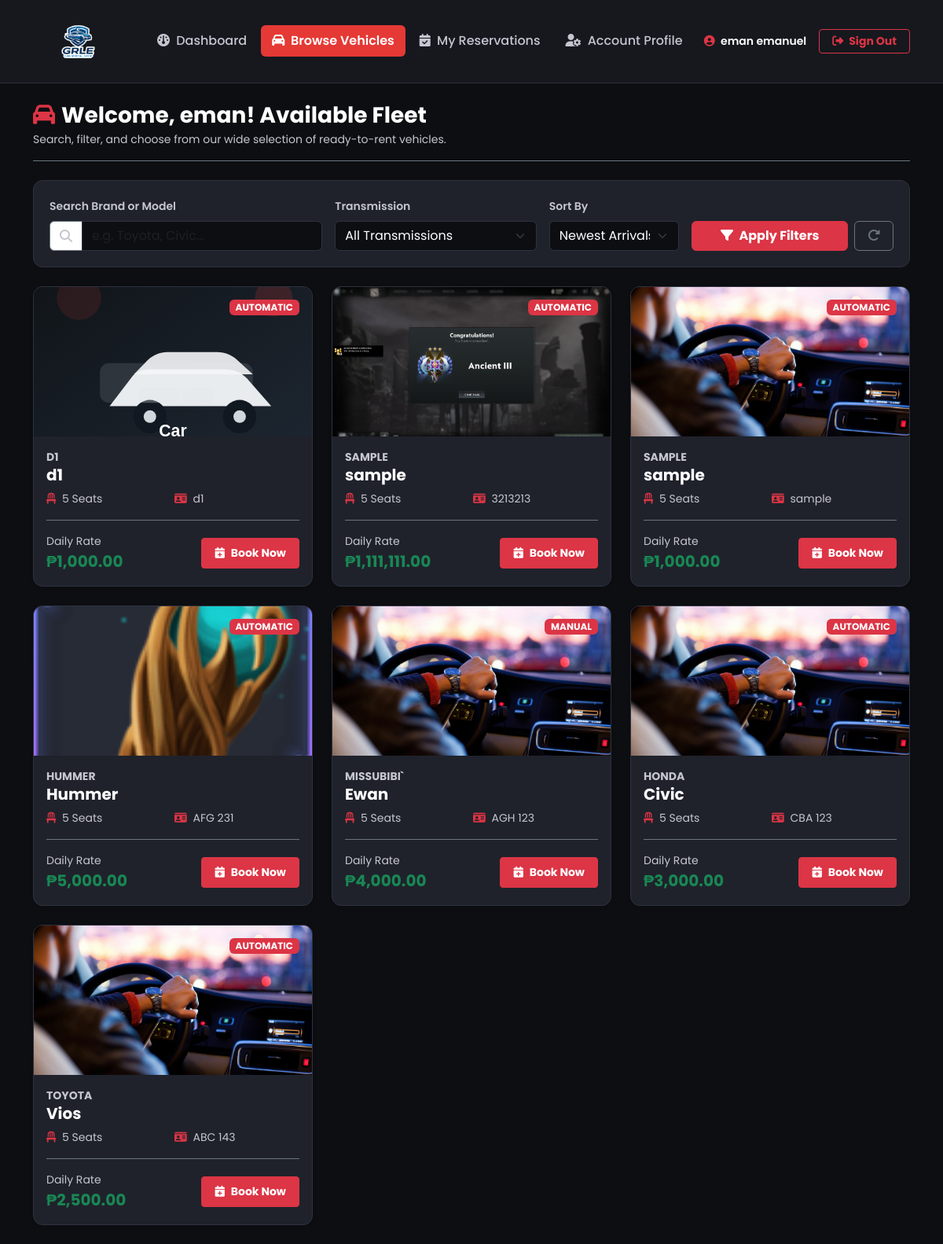
The page /customer/browse_vehicles.php (signed in) on the database its author committed.
### tables this page shows
CREATE TABLE `users` (
  `user_id` int(11) NOT NULL,
  `role` enum('admin','driver','customer') NOT NULL DEFAULT 'customer',
  `first_name` varchar(50) NOT NULL,
  `last_name` varchar(50) NOT NULL,
  `email` varchar(100) NOT NULL,
  `password_hash` varchar(255) NOT NULL,
  `phone` varchar(20) NOT NULL,
  `status` enum('pending','active','inactive','banned') NOT NULL DEFAULT 'pending',
  `created_at` timestamp NOT NULL DEFAULT current_timestamp(),
  `updated_at` timestamp NOT NULL DEFAULT current_timestamp() ON UPDATE current_timestamp()
);

CREATE TABLE `vehicles` (
  `vehicle_id` int(11) NOT NULL,
  `brand` varchar(50) NOT NULL,
  `model_name` varchar(50) NOT NULL,
  `year` int(11) NOT NULL,
  `plate_number` varchar(20) NOT NULL,
  `category` enum('sedan','suv','van','luxury','truck') NOT NULL DEFAULT 'sedan',
  `capacity` int(11) NOT NULL DEFAULT 5,
  `transmission` varchar(20) NOT NULL DEFAULT 'Automatic',
  `daily_rate` decimal(10,2) NOT NULL,
  `status` enum('available','booked','maintenance','out_of_service') NOT NULL DEFAULT 'available',
  `current_mileage` int(11) NOT NULL DEFAULT 0,
  `image_url` varchar(255) DEFAULT NULL,
  `created_at` timestamp NOT NULL DEFAULT current_timestamp()
);

### customer/browse_vehicles.php (the view, shortened to what this page needs)
<?php
require_once '../db.php';
$user_id = $_SESSION['user_id'];
$customer = [];
try {
    $stmt_cust = $pdo->prepare("SELECT first_name, last_name FROM users WHERE user_id = :user_id");
    $stmt_cust->execute([':user_id' => $user_id]);
    $customer = $stmt_cust->fetch(PDO::FETCH_ASSOC) ?: [];
} catch (PDOException $e) {
    $customer = [];
}
$search       = trim($_GET['search'] ?? '');
$sort         = trim($_GET['sort'] ?? 'newest');
$where_clauses = ["status = 'available'"];
$params = [];
$sql = "SELECT * FROM vehicles";
if (!empty($where_clauses)) {
    $sql .= " WHERE " . implode(' AND ', $where_clauses);
}
switch ($sort) {
    case 'newest':
    default:
        $sql .= " ORDER BY vehicle_id DESC";
        break;
}
try {
    $stmt = $pdo->prepare($sql);
    $stmt->execute($params);
    $vehicles = $stmt->fetchAll(PDO::FETCH_ASSOC);
} catch (PDOException $e) {
    die("Database Error: " . $e->getMessage());
}
?>
<!DOCTYPE html>
<html lang="en">
<head>
    <link href="https://cdn.jsdelivr.net/npm/bootstrap@5.3.2/dist/css/bootstrap.min.css" rel="stylesheet">
    <link href="https://cdnjs.cloudflare.com/ajax/libs/font-awesome/6.4.0/css/all.min.css" rel="stylesheet">
    <link rel="stylesheet" href="https://cdn.jsdelivr.net/npm/flatpickr/dist/flatpickr.min.css">
    <link rel="stylesheet" href="https://unpkg.com/leaflet@1.9.4/dist/leaflet.css" />
</head>
<body>
    <nav class="navbar navbar-expand-lg navbar-dark navbar-custom sticky-top py-3">
        <div class="container">
            <a class="navbar-brand d-flex align-items-center text-white" href="customer_dashboard.php">
                <img src="../logo.png" alt="GRLE Car Rental Shop" class="brand-logo-image">
            </a>
            <div class="collapse navbar-collapse justify-content-between" id="navbarNav">
                <ul class="navbar-nav mx-auto gap-1">
                    <li class="nav-item">
                        <a href="customer_dashboard.php" class="nav-link nav-link-custom">
                            <i class="fa-solid fa-gauge me-1"></i> Dashboard
                        </a>
                    </li>
                    <li class="nav-item">
                        <a href="browse_vehicles.php" class="nav-link nav-link-custom active">
                            <i class="fa-solid fa-car me-1"></i> Browse Vehicles
                        </a>
                    </li>
                    <li class="nav-item">
                        <a href="my_bookings.php" class="nav-link nav-link-custom">
                            <i class="fa-solid fa-calendar-check me-1"></i> My Reservations
                        </a>
                    </li>
                    <li class="nav-item">
                        <a href="profile.php" class="nav-link nav-link-custom">
                            <i class="fa-solid fa-user-gear me-1"></i> Account Profile
                        </a>
                    </li>
                </ul>
                <div class="d-flex align-items-center gap-3 mt-3 mt-lg-0">
                    <span class="text-white small fw-semibold">
                        <i class="fa-solid fa-user-circle text-danger me-1"></i> <?= htmlspecialchars(($customer['first_name'] ?? 'Valued') . ' ' . ($customer['last_name'] ?? 'Customer')) ?>
                    </span>
                    <a href="logout.php" class="btn btn-outline-danger btn-sm fw-bold px-3">
                        <i class="fa-solid fa-right-from-bracket me-1"></i> Sign Out
                    </a>
                </div>
            </div>
        </div>
    </nav>
    <div class="container py-4">
        <div class="mb-4 pb-3 border-bottom border-secondary">
            <h3 class="fw-bold mb-1 text-white">
                <i class="fa-solid fa-car text-danger me-2"></i>Welcome, <?= htmlspecialchars($customer['first_name'] ?? 'Valued Customer') ?>! Available Fleet
            </h3>
            <p class="text-contrast-muted small mb-0">Search, filter, and choose from our wide selection of ready-to-rent vehicles.</p>
        </div>
        <div class="filter-panel mb-4">
            <form method="GET" action="browse_vehicles.php" class="row g-3 align-items-end">
                <div class="col-12 col-md-4">
                    <label class="form-label small fw-semibold text-contrast-muted">Search Brand or Model</label>
                    <div class="input-group">
                        <span class="input-group-text bg-body border-secondary text-contrast-muted"><i class="fa-solid fa-magnifying-glass"></i></span>
                        <input type="text" name="search" class="form-control" placeholder="e.g. Toyota, Civic..." value="<?= htmlspecialchars($search) ?>">
                    </div>
                </div>
                <div class="col-12 col-sm-6 col-md-3">
                    <label class="form-label small fw-semibold text-contrast-muted">Transmission</label>
                    <select name="transmission" class="form-select">
                        <option value="">All Transmissions</option>
                    </select>
                </div>
                <div class="col-12 col-sm-6 col-md-2">
                    <label class="form-label small fw-semibold text-contrast-muted">Sort By</label>
                    <select name="sort" class="form-select">
                        <option value="newest" <?= $sort === 'newest' ? 'selected' : '' ?>>Newest Arrivals</option>
                    </select>
                </div>
                <div class="col-12 col-md-3 d-flex gap-2">
                    <button type="submit" class="btn btn-danger fw-bold flex-grow-1">
                        <i class="fa-solid fa-filter me-1"></i> Apply Filters
                    </button>
                    <a href="browse_vehicles.php" class="btn btn-outline-secondary px-3" title="Reset Filters">
                        <i class="fa-solid fa-rotate-right"></i>
                    </a>
                </div>
            </form>
        </div>
        <?php if (empty($vehicles)): ?>
            <div class="content-panel text-center py-5">
                <i class="fa-solid fa-car-slash fa-3x mb-3 text-secondary d-block"></i>
                <h5 class="text-white fw-bold">No vehicles match your criteria</h5>
                <p class="text-contrast-muted small mb-3">Try adjusting your filters or keyword search to find available cars.</p>
                <a href="browse_vehicles.php" class="btn btn-sm btn-danger fw-bold">Clear Filters</a>
            </div>
        <?php else: ?>
            <div class="row g-4">
                <?php foreach ($vehicles as $v): ?>
                    <?php
                        $image_filename = basename($v['image_url'] ?? '');
                        $resolved_image_path = !empty($image_filename) ? "../admin/uploads/vehicles/" . $image_filename : "";
                    ?>
                    <div class="col-12 col-sm-6 col-xl-4">
                        <div class="vehicle-card shadow-sm">
                            <div class="vehicle-img-wrapper">
                                <?php if (!empty($resolved_image_path)): ?>
                                    <img src="<?= htmlspecialchars($resolved_image_path ?: '../admin/uploads/vehicles/default_vehicle.svg') ?>"
                                         alt="Vehicle Image"
                                         class="w-100 h-100 object-fit-cover"
                                         onerror="this.onerror=null; this.src='../admin/uploads/vehicles/default_vehicle.svg';">
                                <?php endif; ?>
                                <span class="badge bg-danger position-absolute top-0 end-0 m-3 text-uppercase fs-8 px-2 py-1">
                                    <?= htmlspecialchars($v['transmission']) ?>
                                </span>
                            </div>
                            <div class="p-3 d-flex flex-column flex-grow-1">
                                <span class="text-contrast-muted small text-uppercase fw-bold"><?= htmlspecialchars($v['brand']) ?></span>
                                <h5 class="fw-bold text-white mb-2"><?= htmlspecialchars($v['model_name']) ?></h5>
                                <div class="row g-1 text-contrast-muted small mb-3">
                                    <div class="col-6"><i class="fa-solid fa-chair text-danger me-1"></i> <?= intval($v['seats'] ?? 5) ?> Seats</div>
                                    <div class="col-6"><i class="fa-solid fa-id-card text-danger me-1"></i> <?= htmlspecialchars($v['plate_number']) ?></div>
                                </div>
                                <div class="mt-auto pt-3 border-top border-secondary d-flex align-items-center justify-content-between">
                                    <div>
                                        <span class="text-contrast-muted small d-block">Daily Rate</span>
                                        <span class="fs-5 fw-bold text-success">₱<?= number_format($v['daily_rate'], 2) ?></span>
                                    </div>
                                    <button type="button"
                                            class="btn btn-sm btn-danger fw-bold px-3 py-2 btn-open-booking"
                                            data-id="<?= $v['vehicle_id'] ?>"
                                            data-name="<?= htmlspecialchars($v['brand'] . ' ' . $v['model_name']) ?>"
                                            data-rate="<?= htmlspecialchars($v['daily_rate']) ?>"
                                            data-bs-toggle="modal"
                                            data-bs-target="#bookingModal">
                                        <i class="fa-solid fa-calendar-plus me-1"></i> Book Now
                                    </button>
                                </div>
                            </div>
                        </div>
                    </div>
                <?php endforeach; ?>
            </div>
        <?php endif; ?>
    </div>
</body>
</html>

### customer/browse_vehicles.php (style rules this page uses)
:root { --bg-body: #0d0e12; --bg-surface: #16181e; --bg-card: #1f222b; --border-color: #2e323e; --text-primary: #ffffff; --text-muted: #c5c6d0; --grle-red: #e53935; --grle-red-hover: #c62828; }
body { font-family: 'Poppins', sans-serif; background-color: var(--bg-body); color: var(--text-primary); min-height: 100vh; }
.navbar-custom { background-color: var(--bg-surface); border-bottom: 1px solid var(--border-color); }
.navbar-brand { font-weight: 700; letter-spacing: 0.5px; }
.brand-logo-image { display: block; width: 115px; height: auto; }
.nav-link-custom { color: var(--text-muted) !important; font-weight: 500; padding: 8px 14px !important; border-radius: 6px; transition: all 0.2s ease-in-out; }
.nav-link-custom.active { color: #ffffff !important; background-color: var(--grle-red) !important; font-weight: 600; }
.text-contrast-muted { color: var(--text-muted) !important; }
.filter-panel { background-color: var(--bg-card); border: 1px solid var(--border-color); border-radius: 12px; padding: 20px; }
.vehicle-card { background-color: var(--bg-card); border: 1px solid var(--border-color); border-radius: 12px; transition: transform 0.2s ease, border-color 0.2s ease; overflow: hidden; height: 100%; display: flex; flex-direction: column; }
.vehicle-img-wrapper { height: 190px; background-color: #272b36; display: flex; align-items: center; justify-content: center; color: var(--text-muted); position: relative; }
.form-control, .form-select { background-color: var(--bg-body) !important; border: 1px solid var(--border-color) !important; color: var(--text-primary) !important; }
.vehicle-card .btn-open-booking { white-space: nowrap; }

### rows shown on the page
users: first_name+last_name "eman emanuel", first_name "eman"
vehicles: image_url (placeholder picture), transmission "AUTOMATIC", brand "D1", model_name "d1", seats "5", plate_number "d1", daily_rate "1,000.00"
vehicles: image_url (picture), transmission "AUTOMATIC", brand "SAMPLE", model_name "sample", seats "5", plate_number "3213213", daily_rate "1,111,111.00"
vehicles: image_url (picture), transmission "AUTOMATIC", brand "SAMPLE", model_name "sample", seats "5", plate_number "sample", daily_rate "1,000.00"
vehicles: image_url (picture), transmission "AUTOMATIC", brand "HUMMER", model_name "Hummer", seats "5", plate_number "AFG 231", daily_rate "5,000.00"
vehicles: image_url (picture), transmission "MANUAL", brand "MISSUBIBI`", model_name "Ewan", seats "5", plate_number "AGH 123", daily_rate "4,000.00"
vehicles: image_url (picture), transmission "AUTOMATIC", brand "HONDA", model_name "Civic", seats "5", plate_number "CBA 123", daily_rate "3,000.00"
vehicles: image_url (picture), transmission "AUTOMATIC", brand "TOYOTA", model_name "Vios", seats "5", plate_number "ABC 143", daily_rate "2,500.00"
